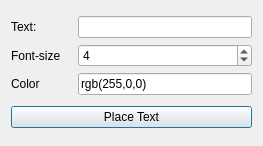
<?xml version="1.0" encoding="UTF-8"?>
<ui version="4.0">
 <class>Dialog</class>
 <widget class="QDialog" name="Dialog">
  <property name="windowModality">
   <enum>Qt::ApplicationModal</enum>
  </property>
  <property name="geometry">
   <rect>
    <x>0</x>
    <y>0</y>
    <width>263</width>
    <height>146</height>
   </rect>
  </property>
  <property name="windowTitle">
   <string>Add Text</string>
  </property>
  <layout class="QGridLayout" name="gridLayout_2">
   <item row="0" column="0">
    <layout class="QGridLayout" name="gridLayout">
     <property name="sizeConstraint">
      <enum>QLayout::SetMaximumSize</enum>
     </property>
     <item row="1" column="2">
      <widget class="QSpinBox" name="textSizeSpinBox">
       <property name="sizePolicy">
        <sizepolicy hsizetype="Minimum" vsizetype="Fixed">
         <horstretch>3</horstretch>
         <verstretch>0</verstretch>
        </sizepolicy>
       </property>
       <property name="minimum">
        <number>2</number>
       </property>
       <property name="value">
        <number>4</number>
       </property>
      </widget>
     </item>
     <item row="0" column="2">
      <widget class="QLineEdit" name="textLineEdit"/>
     </item>
     <item row="0" column="0">
      <widget class="QLabel" name="label">
       <property name="text">
        <string>Text:</string>
       </property>
      </widget>
     </item>
     <item row="1" column="0">
      <widget class="QLabel" name="label_2">
       <property name="sizePolicy">
        <sizepolicy hsizetype="Preferred" vsizetype="Preferred">
         <horstretch>1</horstretch>
         <verstretch>0</verstretch>
        </sizepolicy>
       </property>
       <property name="minimumSize">
        <size>
         <width>61</width>
         <height>0</height>
        </size>
       </property>
       <property name="text">
        <string>Font-size</string>
       </property>
      </widget>
     </item>
     <item row="2" column="0">
      <widget class="QLabel" name="label_3">
       <property name="text">
        <string>Color</string>
       </property>
      </widget>
     </item>
     <item row="2" column="2">
      <widget class="QLineEdit" name="colorLineEdit">
       <property name="text">
        <string>rgb(255,0,0)</string>
       </property>
      </widget>
     </item>
    </layout>
   </item>
   <item row="1" column="0">
    <widget class="QPushButton" name="placeButton">
     <property name="text">
      <string>Place Text</string>
     </property>
    </widget>
   </item>
  </layout>
 </widget>
 <tabstops>
  <tabstop>textLineEdit</tabstop>
  <tabstop>textSizeSpinBox</tabstop>
 </tabstops>
 <resources/>
 <connections>
  <connection>
   <sender>placeButton</sender>
   <signal>released()</signal>
   <receiver>Dialog</receiver>
   <slot>accept()</slot>
   <hints>
    <hint type="sourcelabel">
     <x>177</x>
     <y>149</y>
    </hint>
    <hint type="destinationlabel">
     <x>142</x>
     <y>96</y>
    </hint>
   </hints>
  </connection>
  <connection>
   <sender>textLineEdit</sender>
   <signal>returnPressed()</signal>
   <receiver>Dialog</receiver>
   <slot>accept()</slot>
   <hints>
    <hint type="sourcelabel">
     <x>177</x>
     <y>43</y>
    </hint>
    <hint type="destinationlabel">
     <x>142</x>
     <y>96</y>
    </hint>
   </hints>
  </connection>
 </connections>
</ui>
